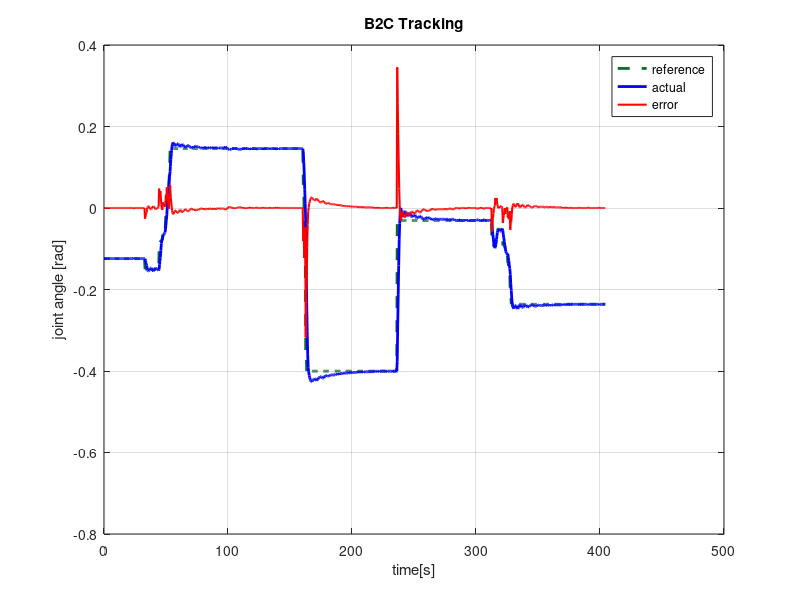

This chart was generated by the following MATLAB code: (Note: this script raises an error after producing the figure.)
clear 
clc
close all 

% READ DYNAMIXEL WIZARD csv results, AFTER TUNING: 
B2C = csvread("B2C_edit.csv",1,0);
C2F = csvread("C2F_edit.csv",1,0);
F2T = csvread("F2T_edit.csv",1,0);
T2E = csvread("T2E_edit.csv",1,0);
wristH = csvread("wristH_edit.csv",1,0);
wristV = csvread("wristV_edit.csv",1,0);


F2T_offset = 1.364075222;
T2E_offset = 0.2067211047;

B2C = B2C';
B2C_time = B2C(1,:)*10e-3;
B2C_position = (B2C(4,:)-2048)*pi/2048;
B2C_reference = (B2C(3,:)-2048)*pi/2048;

C2F = C2F';
C2F_time = C2F(1,:)*10e-3;
C2F_position = (C2F(4,:)-2048)*pi/2048;
C2F_reference = (C2F(3,:)-2048)*pi/2048;

F2T = F2T';
F2T_time = F2T(1,:)*10e-3;
F2T_position = (F2T(4,:)-2048)*pi/2048 + F2T_offset;
F2T_reference = (F2T(3,:)-2048)*pi/2048 + F2T_offset;

T2E = T2E';
T2E_time = T2E(1,:)*10e-3;
T2E_position = (T2E(4,:)-2048)*pi/2048 +T2E_offset;
T2E_reference = (T2E(3,:)-2048)*pi/2048 + T2E_offset;

wristH = wristH';
wristH_time = wristH(1,:)*10e-3;
wristH_position = (wristH(4,:)-2048)*pi/2048;
wristH_reference = (wristH(3,:)-2048)*pi/2048;

wristV = wristV';
wristV_time = wristV(1,:)*10e-3;
wristV_position = (wristV(4,:)-2048)*pi/2048;
wristV_reference = (wristV(3,:)-2048)*pi/2048;

figure('Name', 'DYNAMIXEL B2C MOTORS TRACKING PERFORMANCE')
plot(B2C_time, B2C_reference,'Color', '#0E6926', 'LineStyle','--', 'LineWidth',2.0)
hold on 
plot(B2C_time, B2C_position,'b', 'LineWidth',2.0)
plot(B2C_time, B2C_reference-B2C_position,'r',  'LineWidth',1.5)
title('B2C Tracking')
xlabel('time[s]')
ylabel('joint angle [rad]')
hold off
legend('reference','actual', 'error')
grid on
ax = gca;               % Get current axes
ax.FontSize = 16;       % Set font size

figure('Name', 'DYNAMIXEL C2F MOTORS TRACKING PERFORMANCE')
plot(C2F_time, C2F_reference,'Color', '#0E6926', 'LineStyle','--', 'LineWidth',2.0)
hold on 
plot(C2F_time, C2F_position,'b', 'LineWidth',2.0)
plot(C2F_time, C2F_reference-C2F_position,'r', 'LineWidth',1.5)
title('C2F Tracking')
xlabel('time[s]')
ylabel('joint angle [rad]')
hold off
legend('reference','actual', 'error')
grid on
ax = gca;               % Get current axes
ax.FontSize = 16;       % Set font size

figure('Name', 'DYNAMIXEL F2T MOTORS TRACKING PERFORMANCE')
plot(F2T_time, F2T_reference,'Color', '#0E6926', 'LineStyle','--', 'LineWidth',2.0)
hold on 
plot(F2T_time, F2T_position,'b', 'LineWidth',2.0)
plot(F2T_time, F2T_reference-F2T_position,'r', 'LineWidth',1.5)
title('F2T Tracking')
xlabel('time[s]')
ylabel('joint angle [rad]')
hold off
legend('reference','actual', 'error')
grid on
ax = gca;               % Get current axes
ax.FontSize = 16;       % Set font size

figure('Name', 'DYNAMIXEL T2E MOTORS TRACKING PERFORMANCE')
plot(T2E_time, T2E_reference,'Color', '#0E6926', 'LineStyle','--', 'LineWidth',2.0)
hold on 
plot(T2E_time, T2E_position,'b', 'LineWidth',2.0)
plot(T2E_time, T2E_reference-T2E_position,'r', 'LineWidth',1.5)
title('T2E Tracking')
xlabel('time[s]')
ylabel('joint angle [rad]')
hold off
legend('reference','actual', 'error')
grid on
ax = gca;               % Get current axes
ax.FontSize = 16;       % Set font size

figure('Name', 'DYNAMIXEL wristH MOTORS TRACKING PERFORMANCE')
plot(wristH_time, wristH_reference,'Color', '#0E6926', 'LineStyle','--', 'LineWidth',2.0)
hold on 
plot(wristH_time, wristH_position,'b', 'LineWidth',2.0)
plot(wristH_time, wristH_reference-wristH_position,'r', 'LineWidth',1.5)
title('WristH Tracking')
xlabel('time[s]')
ylabel('joint angle [rad]')
hold off
legend('reference','actual', 'error')
grid on
ax = gca;               % Get current axes
ax.FontSize = 16;       % Set font size

figure('Name', 'DYNAMIXEL wristV MOTORS TRACKING PERFORMANCE')
plot(wristV_time, wristV_reference,'Color', '#0E6926', 'LineStyle','--', 'LineWidth',2.0)
hold on 
plot(wristV_time, wristV_position,'b', 'LineWidth',2.0)
plot(wristV_time, wristV_reference-wristV_position,'r', 'LineWidth',1.5)
title('WristV Tracking')
xlabel('time[s]')
ylabel('joint angle [rad]')
hold off
legend('reference','actual', 'error')
grid on
ax = gca;               % Get current axes
ax.FontSize = 16;       % Set font size


figure('Name', 'DYNAMIXEL MOTORS TRACKING PERFORMANCE')

subplot(2,3,1)
plot(B2C_time, B2C_reference,'Color', '#0E6926', 'LineStyle','--', 'LineWidth',2.0)
hold on 
plot(B2C_time, B2C_position,'b', 'LineWidth',2.0)
plot(B2C_time, B2C_reference-B2C_position,'r', 'LineWidth',1.5)
title('B2C')
xlabel('time[s]')
ylabel('joint angle [rad]')
hold off
legend('reference','actual')
grid on
ax = gca;               % Get current axes
ax.FontSize = 16;       % Set font size

subplot(2,3,2)
plot(C2F_time, C2F_reference, 'b--')
hold on 
plot(C2F_time, C2F_position, 'r')
title('C2F')
xlabel('time[s]')
ylabel('joint angle [rad]')
hold off
legend('reference','actual')
grid on
ax = gca;               % Get current axes
ax.FontSize = 16;       % Set font size

subplot(2,3,3)
plot(F2T_time, F2T_reference, 'b--')
hold on 
plot(F2T_time, F2T_position, 'r')
title('F2T')
xlabel('time[s]')
ylabel('joint angle [rad]')
hold off
legend('reference','actual')
grid on
ax = gca;               % Get current axes
ax.FontSize = 16;       % Set font size

subplot(2,3,4)
plot(T2E_time, T2E_reference, 'b--')
hold on 
plot(T2E_time, T2E_position, 'r')
title('T2E')
xlabel('time[s]')
ylabel('joint angle [rad]')
hold off
legend('reference','actual')
grid on
ax = gca;               % Get current axes
ax.FontSize = 16;       % Set font size

subplot(2,3,5)
plot(wristH_time, wristH_reference, 'b--')
hold on 
plot(wristH_time, wristH_position, 'r')
title('wristH')
xlabel('time[s]')
ylabel('joint angle [rad]')
hold off
legend('reference','actual')
grid on
ax = gca;               % Get current axes
ax.FontSize = 16;       % Set font size

subplot(2,3,6)
plot(wristV_time, wristV_reference, 'b--')
hold on 
plot(wristV_time, wristV_position, 'r')
title('wristV')
xlabel('time[s]')
ylabel('joint angle [rad]')
hold off
legend('reference','actual')
grid on
ax = gca;               % Get current axes
ax.FontSize = 16;       % Set font size
